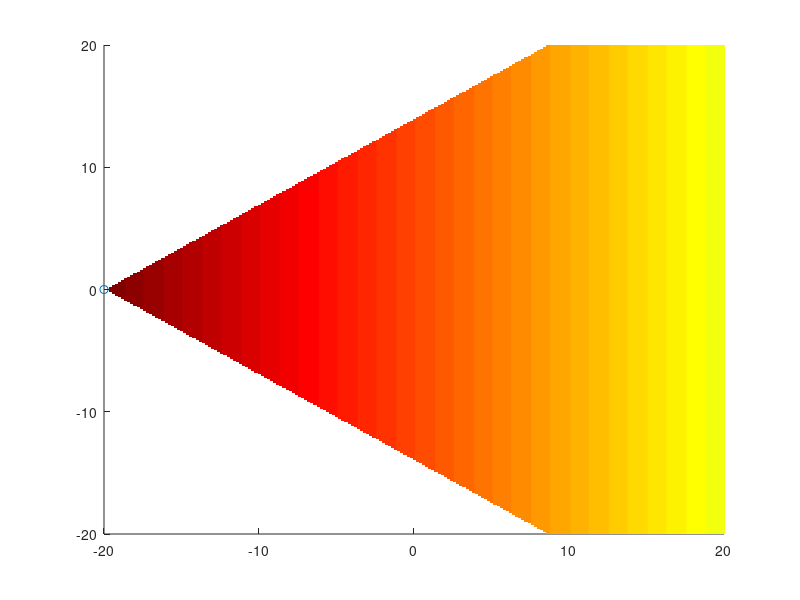

Write MATLAB code to recreate this figure.
%========================================================================================
 set( gca,'color', 'white','xlim', [-20, 20],'ylim', [-20, 20])
% 
pos = [-20 0]; 
angle = 0;
Range=100;
AOV=60;
robot=line(pos(1), pos(2),'marker','o');
hold on


% x = [pos(1) pos(1)+10 pos(1)+10];
% y = [pos(2) pos(2)-7 pos(2)+7];
x = [pos(1) pos(1)+Range*cosd(angle)+Range*tand(35)*cosd(90-angle) pos(1)+Range*cosd(angle)-Range*tand(35)*cosd(90-angle)];
y = [pos(2) pos(2)+Range*sind(angle)-Range*tand(35)*sind(90-angle) pos(2)+Range*sind(angle)+Range*tand(35)*sind(90-angle)];
 
z=1-(sqrt((x-pos(1)).^2+(y-pos(2)).^2)/Range)
%z = [100 0 0];
%z = x.^2+y.^2;

%plot3(x,y,z)

xv = linspace(min(x), max(x), 1000);
yv = linspace(min(y), max(y), 1000);
[X,Y] = meshgrid(xv, yv);
Z = griddata(x,y,z,X,Y);
%figure(1)
orient=surf(X, Y, Z);
grid off
set(gca, 'ZLim',[0 500])
shading interp
colormap(jet(80))
view(2)
hold on

%set(orient, 'XData',[0 10 10], 'YData', [0 -7 7],'ZData',[100 0 0]);
%delete(orient)

% x = [0 1 10];
% y = [0 -7 7];
% z = x.^2+y.^2;
% 
% xv = linspace(min(x), max(x), 100);
% yv = linspace(min(y), max(y), 100);
% [X,Y] = meshgrid(xv, yv);
% Z = griddata(x,y,z,X,Y);
% gcf
% surf(X, Y, Z);
% grid off
% set(gca, 'ZLim',[0 500])
% shading interp
% colormap(jet(80))
% view(2)
